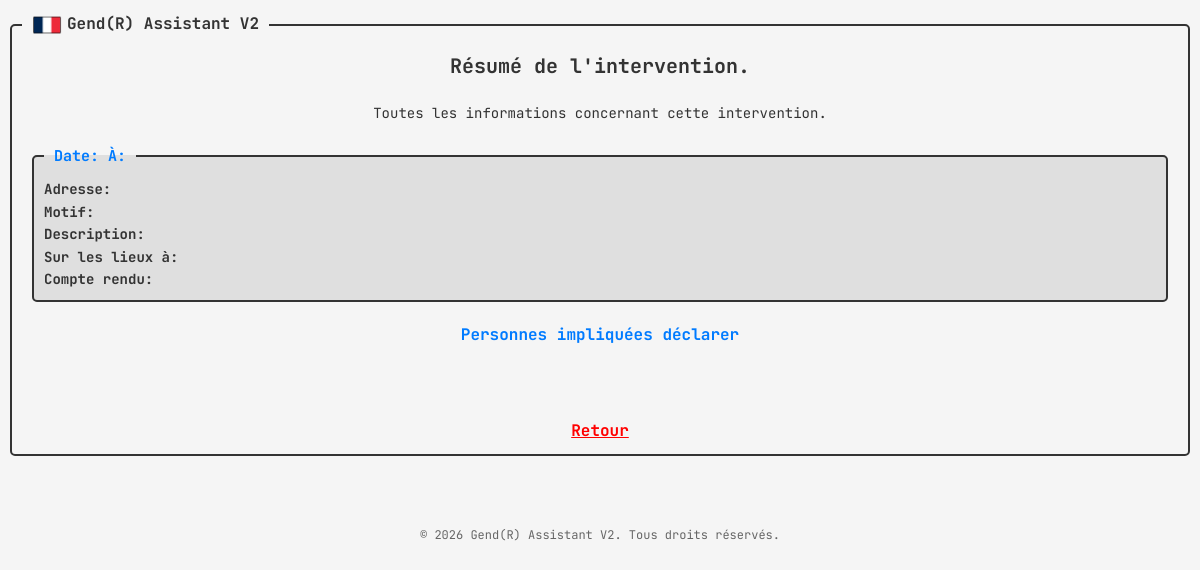
Before: /consult_page?intervention_id=4 (signed in) with the older database file.
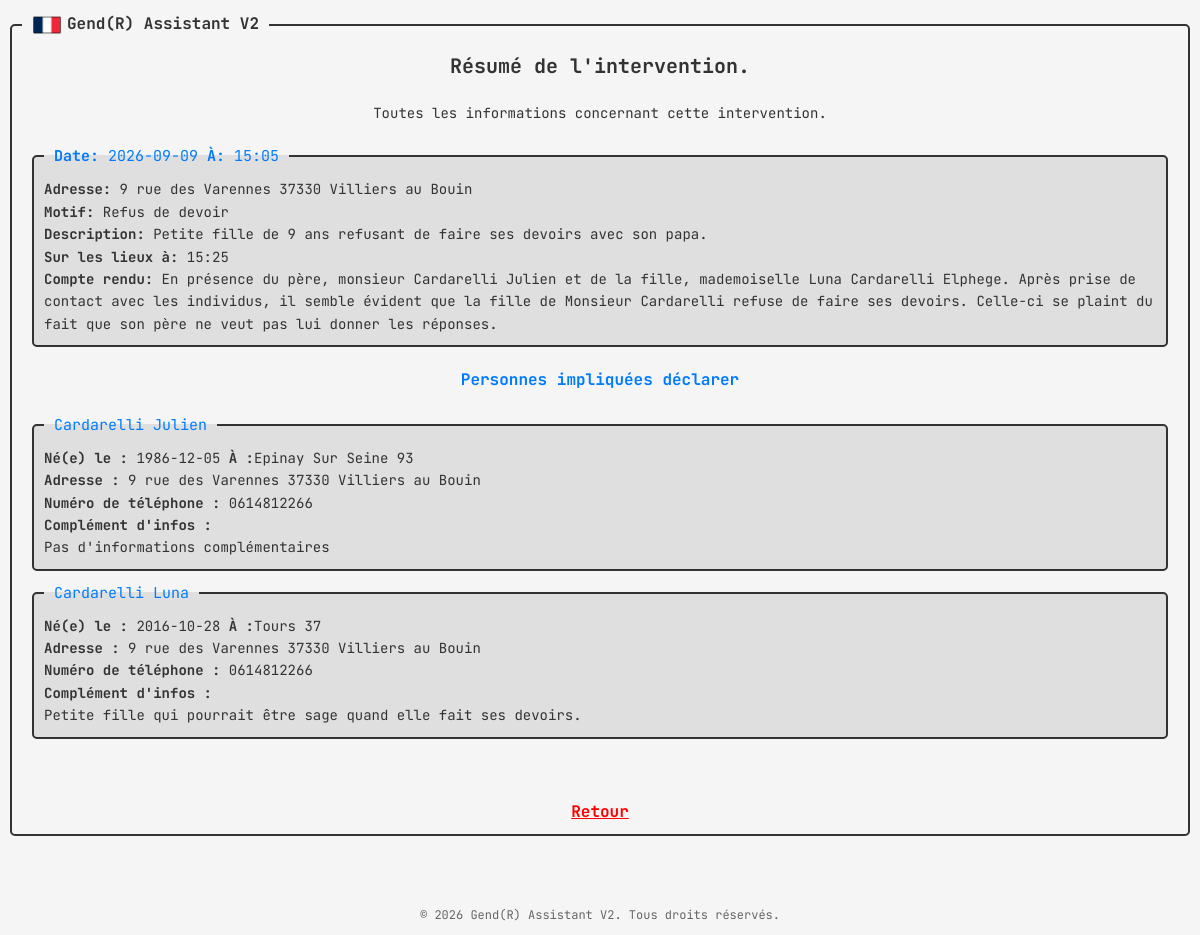
After: the same page with the newer database file.
### tables this page shows
CREATE TABLE interventions (
                id INTEGER PRIMARY KEY AUTOINCREMENT,
                username TEXT NOT NULL,
                date TEXT NOT NULL,
                hour TEXT NOT NULL,
                location TEXT NOT NULL,
                type TEXT NOT NULL,
                description TEXT NOT NULL,
                arrived TEXT,
                cr TEXT,
                endhour TEXT
                );

CREATE TABLE persons (
                id INTEGER PRIMARY KEY AUTOINCREMENT,
                intervention_id INTEGER NOT NULL,
                fullname TEXT NOT NULL,
                birthdate TEXT NOT NULL,
                place_of_birth TEXT NOT NULL,
                location TEXT NOT NULL,
                phone TEXT NOT NULL,
                complement TEXT
                );

### app.py (the view)
@app.route('/consult_page')
def consult_page():
    if 'username' not in session:
        return redirect(url_for('login'))
    intervention_id = request.args.get('intervention_id')
    intervention = db_handler.get_intervention_by_id(intervention_id)
    persons = db_handler.get_person_interventions(intervention_id)
    return render_template('consult_page.html', intervention=intervention, persons=persons)

### database_handler.py (called while the page is built)
    def get_intervention_by_id(self, intervention_id):
        conn = sqlite3.connect(self.path)
        cursor = conn.cursor()
        cursor.execute('SELECT * FROM interventions WHERE id = ?', (intervention_id,))
        intervention = cursor.fetchone()
        conn.close()
        return intervention

    def get_person_interventions(self, intervention_id):
        conn = sqlite3.connect('database.db')
        cursor = conn.cursor()
        cursor.execute("SELECT * FROM persons WHERE intervention_id = ?", (intervention_id,))
        persons = cursor.fetchall()
        conn.close()
        return persons

### templates/consult_page.html
{% extends 'base.html' %}
{% block content %}
    <div class="title">
        <h3>Résumé de l'intervention.</h3>
        <p>Toutes les informations concernant cette intervention.</p>
    </div>
    <div class="resume-card">
        <fieldset class="interventions">
            <legend><strong>Date:</strong> {{ intervention[2] }} <strong>À:</strong> {{ intervention[3] }}</legend>
            <p><strong>Adresse:</strong> {{ intervention[4] }}</p>
            <p><strong>Motif:</strong> {{ intervention[5] }}</p>
            <p><strong>Description:</strong> {{ intervention[6] }}</p>
            <p><strong>Sur les lieux à:</strong> {{ intervention[7] }}</p>
            <p><strong>Compte rendu:</strong> {{ intervention[8] }}</p>
        </fieldset>
        <div class="subtitle">
            <h4>Personnes impliquées déclarer</h4>
        </div>
        {% if persons %}
            {% for person in persons %}
                <div class="resume-person-card">
                    <fieldset>
                        <legend>{{ person[2] }}</legend>
                        <p><strong>Né(e) le : </strong>{{ person[3] }} <strong>À :</strong>{{ person[4] }}</p>
                        <p><strong>Adresse : </strong>{{ person[5] }}</p>
                        <p><strong>Numéro de téléphone : </strong>{{ person[6] }}</p>
                        <p><strong>Complément d'infos :</strong></p>
                        <p>{{ person[7] }}</p>
                    </fieldset>
                </div>
            {% endfor %}
        {% endif %}
    </div>
    <div class="return">
        <a href="{{ url_for('homepage')}}">Retour</a>
    </div>
{% endblock %}

### templates/base.html (shortened to what this page needs)
<!DOCTYPE html>
<html lang="fr">
<head>
    <link rel="stylesheet" href="{{ url_for('static', filename='css/base.css') }}">
    <link rel="stylesheet" href="{{ url_for('static', filename='css/index.css') }}">
    <link rel="stylesheet" href="{{ url_for('static', filename='css/register.css') }}">
    <link rel="stylesheet" href="{{ url_for('static', filename='css/login.css') }}">
    <link rel="stylesheet" href="{{ url_for('static', filename='css/homepage.css') }}">
    <link rel="stylesheet" href="{{ url_for('static', filename='css/add_intervention.css') }}">
    <link rel="stylesheet" href="{{ url_for('static', filename='css/complete_page.css') }}">
    <link rel="stylesheet" href="{{ url_for('static', filename='css/add_person.css') }}">
    <link rel="stylesheet" href="{{ url_for('static', filename='css/view_persons.css') }}">
    <link rel="stylesheet" href="{{ url_for('static', filename='css/modify_person.css') }}">
    <link rel="stylesheet" href="{{ url_for('static', filename='css/consult_page.css') }}">
</head>
<body>
    <fieldset>
        <legend class="base"><img src="{{ url_for('static', filename='img/france.png') }}" alt="france">Gend(R) Assistant V2</legend>
        {% block content %}{% endblock %}
    </fieldset>
    <div class="spacer"></div>
    <footer>
        <p>&copy; 2026 Gend(R) Assistant V2. Tous droits réservés.</p>
    </footer>
</body>
</html>

### static/css/base.css (style rules this page uses)
* { box-sizing: border-box; margin: 0; padding: 0; }
body { font-family: "JetBrains Mono", monospace; background-color: #f5f5f5; color: #333; line-height: 1.6; padding: 0; }
fieldset { display: flex; flex-direction: column; border: 2px solid #333; padding: 10px; border-radius: 5px; margin: 10px; height: calc(100% - 20px); min-height: calc(100% - 20px); overflow-y: auto; }
.base { font-weight: bold; padding: 0 10px; }
.base img { width: 30px; height: 30px; vertical-align: middle; margin-right: 5px; }
.title { display: flex; flex: 1; flex-direction: column; align-items: center; justify-content: center; text-align: center; }
.title h3 { font-size: 20px; margin-bottom: 20px; }
.title p { font-size: 14px; margin-bottom: 10px; }
.spacer { height: 50px; }
footer { width: 100%; text-align: center; font-size: 12px; color: #666; padding: 10px 0; }

### static/css/view_persons.css (style rules this page uses)
.return { display: flex; justify-content: center; margin-top: 50px; }
.return a { text-align: center; color: red; font-size: 16px; font-weight: bold; }

### static/css/consult_page.css (style rules this page uses)
.resume-card fieldset { background-color: #dfdfdf; }
.resume-card fieldset legend { color: #007BFF; font-size: 15px; padding: 0 10px; }
.resume-card fieldset p { font-size: 14px; }
.resume-card .subtitle { display: flex; justify-content: center; align-items: center; margin: 20px; }
.resume-card .subtitle h4 { color: #007BFF; }

Changed rows visible on the page:
added interventions: date "2026-09-09", hour "15:05", location "9 rue des Varennes 37330 Villiers au Bouin", type "Refus de devoir", description "Petite fille de 9 ans refusant de faire ses devoirs avec son papa.", arrived "15:25", cr "En présence du père, monsieur Cardarelli Julien et de la fille, mademoiselle Luna Cardarelli Elphege. Après prise de contact avec les individus, il semble évident que la fille de Monsieur Cardarelli refuse de faire ses devoirs. Celle-ci se plaint du fait que son père ne veut pas lui donner les réponses."
added persons: fullname "Cardarelli Julien", birthdate "1986-12-05", place_of_birth "Epinay Sur Seine 93", location "9 rue des Varennes 37330 Villiers au Bouin", phone "0614812266", complement "Pas d'informations complémentaires"
added persons: fullname "Cardarelli Luna", birthdate "2016-10-28", place_of_birth "Tours 37", location "9 rue des Varennes 37330 Villiers au Bouin", phone "0614812266", complement "Petite fille qui pourrait être sage quand elle fait ses devoirs."
